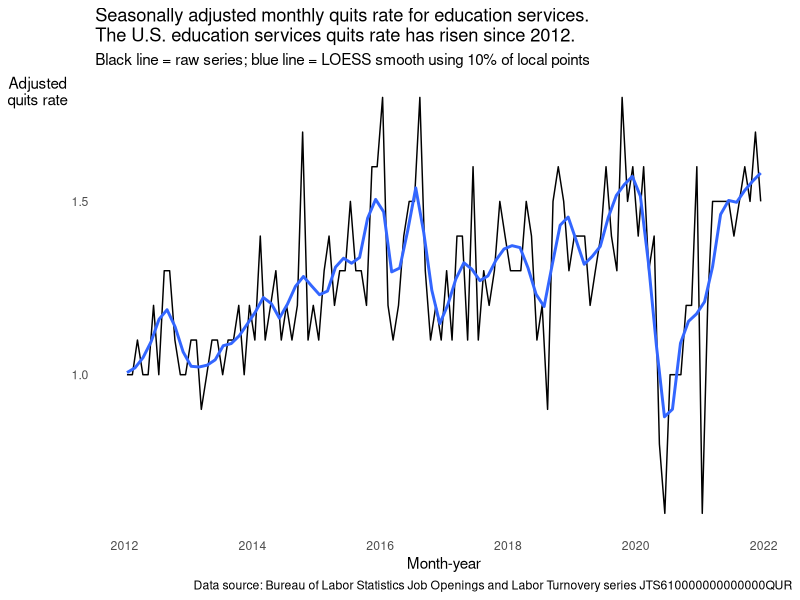

The R script that drew this image:
## ---- chunk 1
library(dplyr)
library(ggplot2)
library(readxl)
library(tidyr)
readxl::read_excel("SeriesReport-20220323204906_755b07.xlsx", skip = 13) %>%
  tidyr::pivot_longer(
    cols = Jan:Dec, names_to = 'month_abb', values_to = 'adj_quits_rate'
  ) %>%
  dplyr::filter(as.integer(Year) < 2022) %>%
  dplyr::mutate(month_year = as.Date(
    paste(Year, match(month_abb, month.abb), "15", sep = "-")
  )) %>%
  dplyr::select(month_year, adj_quits_rate) %>%
  ggplot2::ggplot() +
  ggplot2::aes(x = month_year, y = adj_quits_rate) +
  ggplot2::geom_line() +
  ggplot2::geom_smooth(se = FALSE, span = .1) +
  ggplot2::labs(
    title =
      paste0("Seasonally adjusted monthly quits rate for education services.\n",
             "The U.S. education services quits rate has risen since 2012."),
    subtitle =
      "Black line = raw series; blue line = LOESS smooth using 10% of local points",
    x = "Month-year",
    y = "Adjusted\nquits rate",
    caption = paste("Data source: Bureau of Labor Statistics",
                    "Job Openings and Labor Turnovery",
                    "series JTS610000000000000QUR")
  ) +
  ggplot2::theme_minimal() +
  ggplot2::theme(panel.grid = element_blank(),
                 axis.title.y = element_text(angle = 0))
